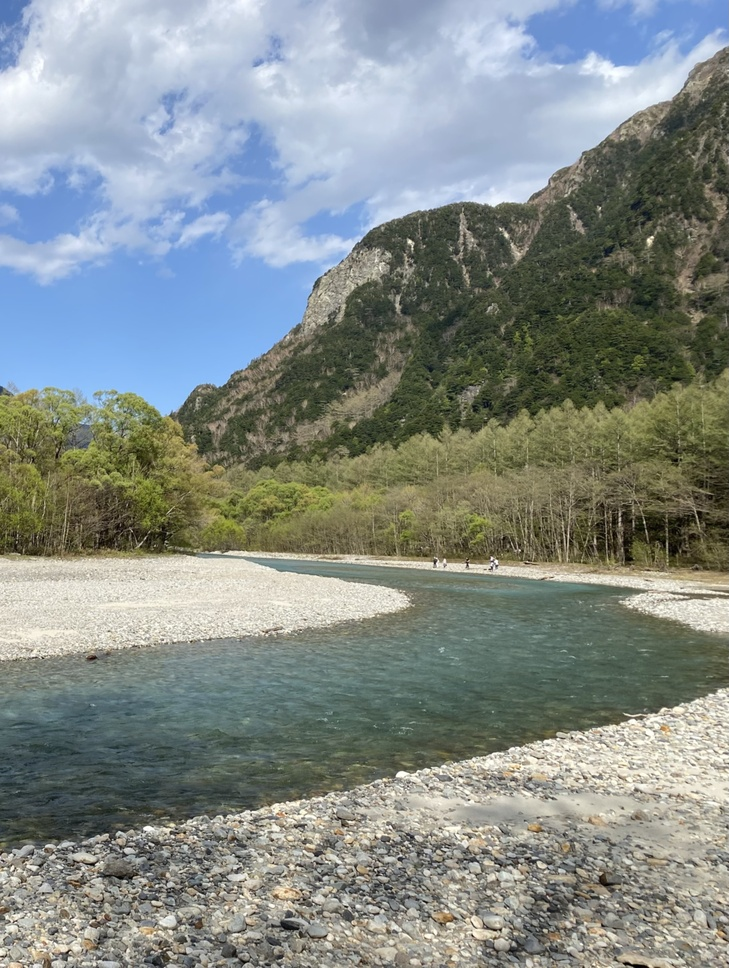
//> input picture image.jpg, 729 x 968 px, shrunk from 2277 x 3024 before the run
$ ./main   (built with g++ and OpenCV 4)
//> lines starting //> are read from the running program, lines starting //| are printed output that depends on the picture
#include <opencv2/opencv.hpp>

int main()
{
    // image.pngをimgに代入
    cv::Mat img = cv::imread("../image.jpg");
//> img is the input picture: 968 rows x 729 cols, CV_8UC3; mean B, G, R 136.5, 139.6, 131.5

    // canny法でエッジ検出
    cv::Mat edge;
    cv::Canny(img, edge, 100, 200);
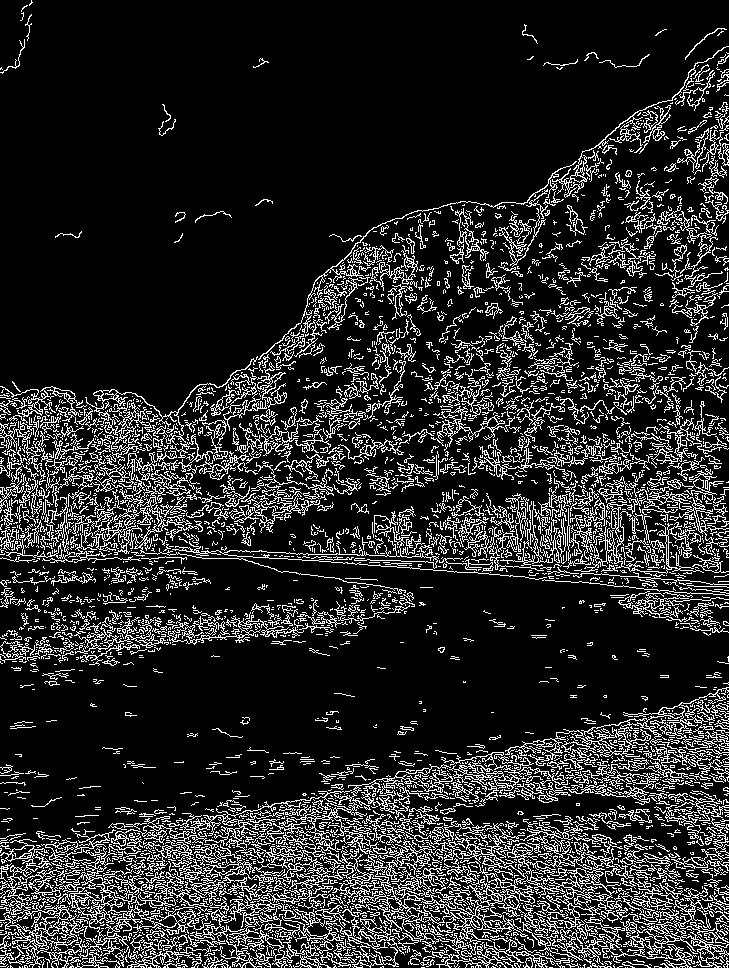
//> edge: 968 rows x 729 cols, CV_8UC1; 15.7% white in thin lines or dots

    // ハフ変換で直線検出
    std::vector<cv::Vec4i> lines;
    cv::HoughLinesP(edge, lines, 1, CV_PI / 180, 50, 50, 10);
//> lines = 1538 lines (x1, y1, x2, y2), first 8: [128, 864, 628, 739], [197, 825, 443, 773], [0, 966, 272, 904], [26, 865, 351, 910], [501, 249, 582, 168], [27, 844, 202, 863], [8, 400, 214, 459], [204, 882, 472, 929]

    // 直線を描画
    for (int i = 0; i < lines.size(); i++)
    {
        cv::Vec4i l = lines[i];
        cv::line(img, cv::Point(l[0], l[1]), cv::Point(l[2], l[3]), cv::Scalar(0, 0, 255), 3, cv::LINE_AA);
    }
//> this loop made 1538 passes
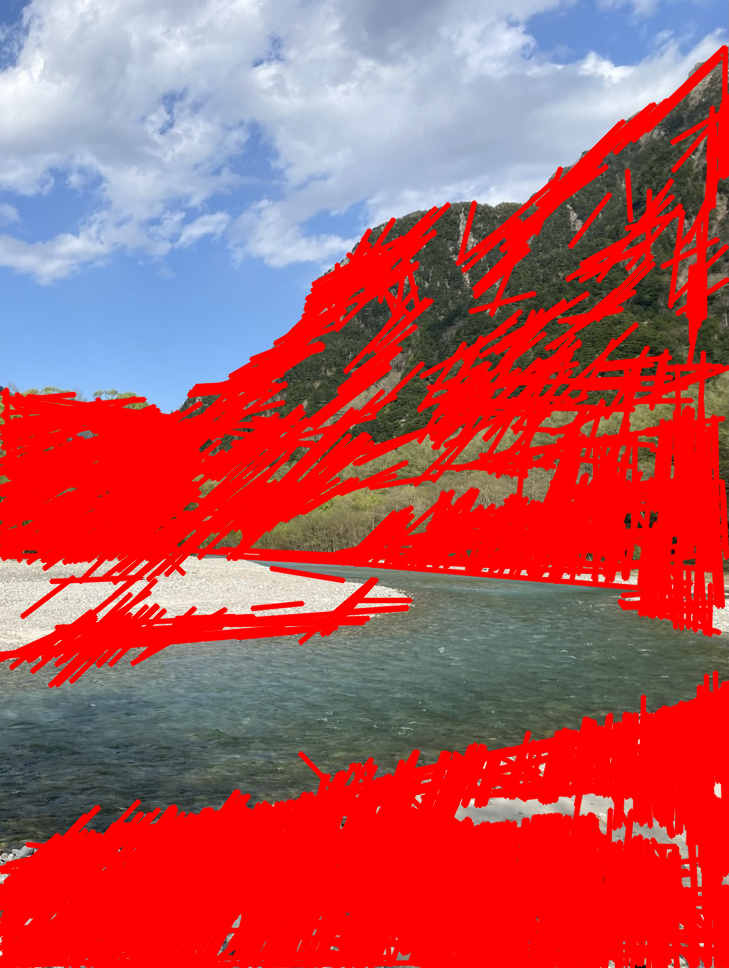
//> img: 968 rows x 729 cols, CV_8UC3; mean B, G, R 89.6, 84.3, 183.1

    // imgの保存
    cv::imwrite("../output.jpg", img);

    return 0;
}
